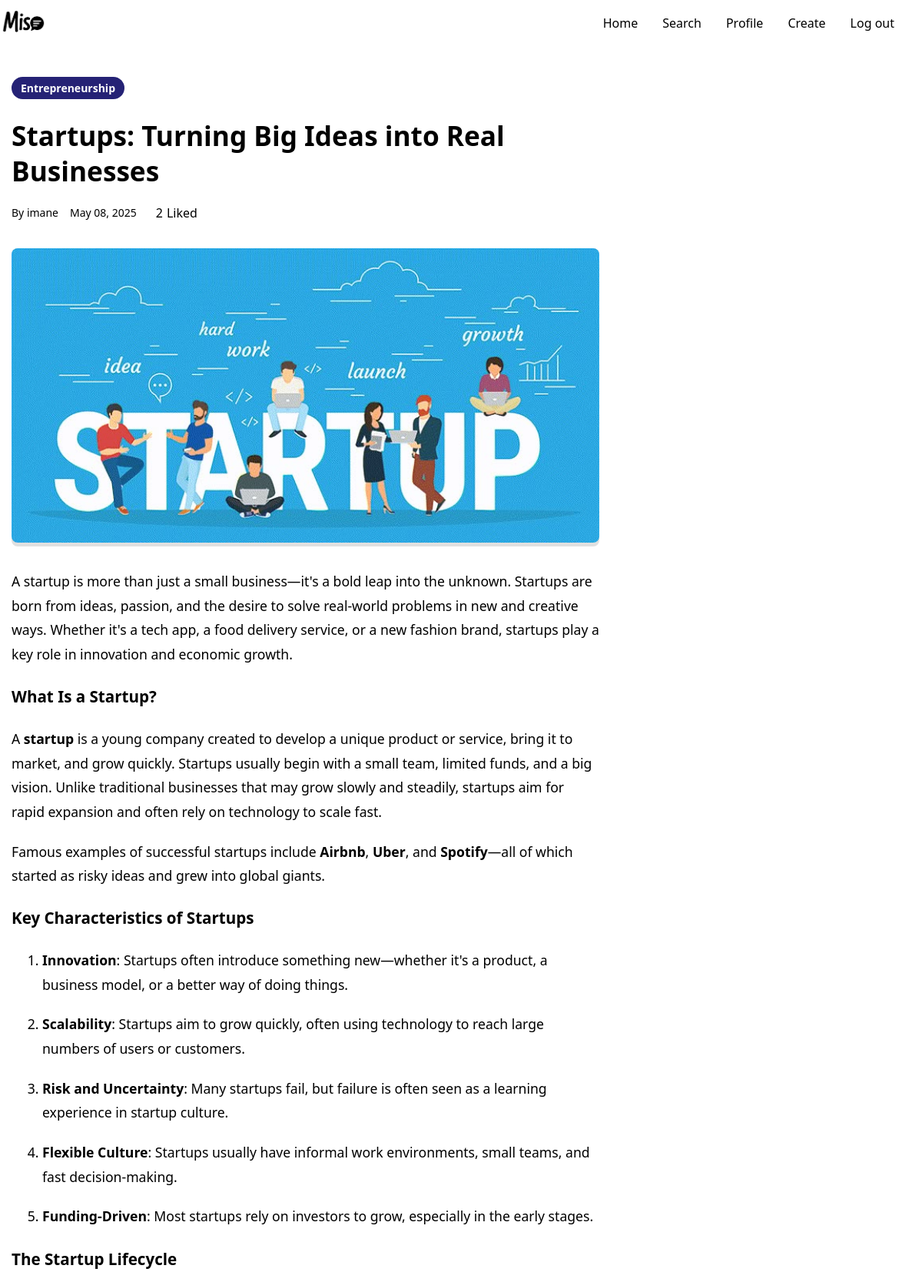
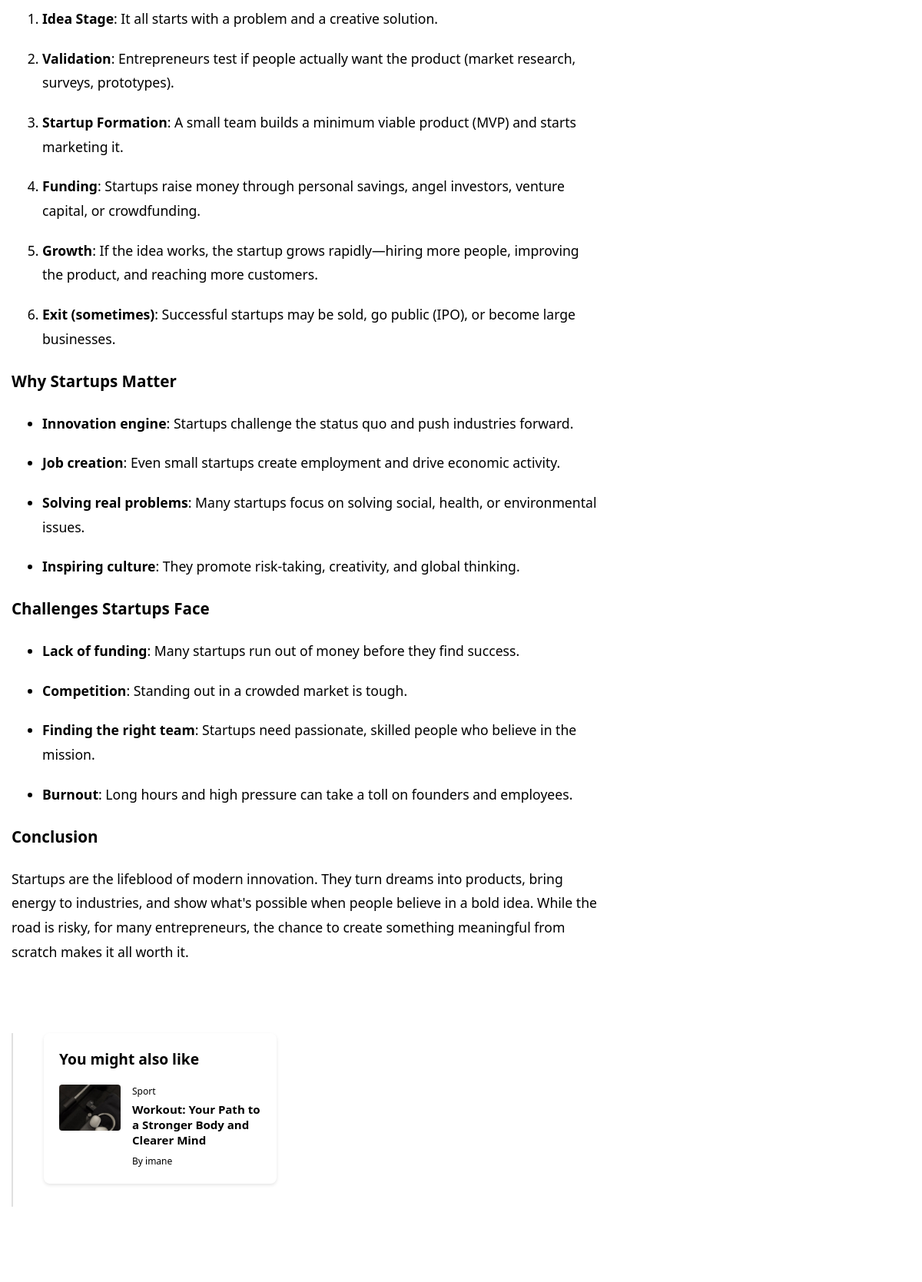
Page /article/5 (signed in, upper part) on the committed database (2 pictures, top to bottom).
### app.py (models this page shows)
class Article(db.Model):
    id = db.Column(db.Integer, primary_key=True)
    title = db.Column(db.String(200), nullable=False)
    content = db.Column(db.Text, nullable=False)
    excerpt = db.Column(db.String(300))
    category = db.Column(db.String(50), nullable=False)
    date = db.Column(db.String(50), default=lambda: datetime.now(timezone.utc).strftime('%B %d, %Y'))
    image_url = db.Column(db.String(200), default='default_article.jpg')
    author_id = db.Column(db.Integer, db.ForeignKey('user.id'), nullable=False)

class User(db.Model):
    id = db.Column(db.Integer, primary_key=True)
    username = db.Column(db.String(80), unique=True, nullable=False)
    email = db.Column(db.String(120), unique=True, nullable=False)
    password = db.Column(db.String(200), nullable=False)
    profile_pic = db.Column(db.String(200), default='default.jpg')
    articles = db.relationship('Article', backref='author', lazy=True)
    liked_articles = db.relationship(
        'Like',
        backref='user',
        lazy=True,
        foreign_keys='Like.user_id'
    )

### app.py (the view)
@app.route('/article/<int:id>')
def article_view(id):
    if 'user_id' not in session:
        return redirect(url_for('article_be', id=id))
    article = Article.query.get_or_404(id)
    liked = Like.query.filter_by(
        user_id=session['user_id'],
        article_id=article.id
    ).first() is not None
    suggested_articles = get_suggested_articles(article)
    return render_template('article.html',
                         article=article,
                         liked=liked,
                         suggested_articles=suggested_articles,
                         current_user_id=session.get('user_id'))

### app.py (called while the page is built)
def get_suggested_articles(article, limit=3):
    same_category = Article.query.filter(
        Article.category == article.category,
        Article.id != article.id
    ).order_by(db.func.random()).limit(2).all()
    random_article = Article.query.filter(
        Article.id != article.id,
        ~Article.id.in_([a.id for a in same_category])
    ).order_by(db.func.random()).first()
    return same_category + ([random_article] if random_article else [])

### templates/article.html (shortened to what this page needs)
<!DOCTYPE html>
<html lang="en">
<head>
    <link rel="stylesheet" href="{{ url_for('static', filename='css/article.css') }}">
</head>
<body>
    <nav class="navbar">
        <a href="{{ url_for('home') }}" class="mi">
            <img src="{{ url_for('static', filename='images/logo.png') }}" alt="Miso Logo" class="logo-img">
        </a>
        <div class="navbar-links">
            <ul>
                <li><a href="{{ url_for('home_after_login') }}">Home</a></li>
                <li><a href="{{ url_for('search') }}">Search</a></li>
                <li><a href="{{ url_for('profile') }}">Profile</a></li>
                <li><a href="{{ url_for('create') }}">Create</a></li>
                <li><a href="{{ url_for('logout') }}">Log out</a></li>
            </ul>
        </div>
    </nav>
    <main class="article-page">
        <div class="container">
            <article class="article-content">
                <header class="article-header">
                    <span class="category-badge" style="--category-color:
                        {% if article.category == 'art' %}#FF9FEE
                        {% elif article.category == 'culture' %}#B3B0FF
                        {% elif article.category == 'sport' %}#FD0261
                        {% elif article.category == 'economy' %}#aae354
                        {% elif article.category == 'technology' %}#A4A1AA
                        {% elif article.category == 'health' %}#524F56
                        {% elif article.category == 'entrepreneurship' %}#252275
                        {% else %}#91558e{% endif %}">
                        {{ article.category|capitalize }}
                    </span>
                    <h1>{{ article.title }}</h1>
                    <div class="meta">
                        <span>By {{ article.author.username }}</span>
                        <span>{{ article.date }}</span>
                        <button class="like-btn" data-article-id="{{ article.id }}">
                            <span class="like-count">{{ article.likes|length }}</span>
                            <span class="like-text">{% if liked %}Liked{% else %}Like{% endif %}</span>
                        </button>
                    </div>
                </header>
                <div class="article-image">
                    {% if article.image_url and article.image_url != 'default_article.jpg' %}
                    <img src="{{ url_for('static', filename='uploads/' + article.image_url) }}" alt="{{ article.title }}">
                    {% else %}
                    <div class="image-placeholder">
                        <span>No image available</span>
                    </div>
                    {% endif %}
                </div>
                <div class="article-body">
                    {{ article.content | safe }}
                </div>
            </article>
            <aside class="article-sidebar">
                <div class="sidebar-card">
                    <h3>You might also like</h3>
                    <div class="suggested-articles">
                        {% for suggested in suggested_articles %}
                        <a href="{{ url_for('article_view', id=suggested.id) }}" class="suggested-article">
                            {% if suggested.image_url and suggested.image_url != 'default_article.jpg' %}
                            <img src="{{ url_for('static', filename='uploads/' + suggested.image_url) }}" alt="{{ suggested.title }}">
                            {% else %}
                            <div class="image-placeholder small"></div>
                            {% endif %}
                            <div class="article-info">
                                <span class="category">{{ suggested.category|capitalize }}</span>
                                <h4>{{ suggested.title|truncate(60) }}</h4>
                                <span class="author">By {{ suggested.author.username }}</span>
                            </div>
                        </a>
                        {% endfor %}
                    </div>
                </div>
            </aside>
        </div>
    </main>
    </body>
</html>

### static/css/article.css (style rules this page uses)
* { box-sizing: border-box; font-family: system-ui, -apple-system, BlinkMacSystemFont, 'Segoe UI', Roboto, Oxygen, Ubuntu, Cantarell, 'Open Sans', 'Helvetica Neue', sans-serif; }
body { overflow-x: hidden; width: 100%; margin: 0; padding: 0; padding-right: 20px; overflow-x: hidden; max-width: 100vw; }
.navbar { display: flex; position: relative; justify-content: space-between; align-items: center; background-color: rgba(255, 255, 255, 0.8); backdrop-filter: blur(10px); -webkit-backdrop-filter: blur(10px); color: black; }
.mi { display: flex; align-items: center; gap: 10px; }
.logo-img { height: 60px; width: auto; vertical-align: middle; }
.navbar-links { height: 100%; }
.navbar-links ul { display: flex; margin: 0; padding: 0; }
.navbar-links li { list-style: none; }
.navbar-links li a { display: block; text-decoration: none; color: black; padding: 1rem; }
.article-page { padding: 20px 0; max-width: 1200px; margin: 0 auto; }
.container { padding: 0 20px; }
.article-content { width: 100%; }
.article-header { margin-bottom: 30px; }
.article-header h1 { font-size: 2.5rem; margin: 20px 0 15px 0; line-height: 1.2; }
.category-badge { display: inline-block; padding: 5px 12px; background-color: var(--category-color); color: white; border-radius: 20px; font-size: 14px; font-weight: 600; margin-bottom: 15px; }
.meta { display: flex; align-items: center; gap: 20px; margin: 15px 0; font-size: 1rem; }
.article-image { background-color: #e0e0e0; margin: 30px 0; border-radius: 8px; }
.article-image img { width: 100%; border-radius: 8px; max-height: 500px; object-fit: cover; }
.article-body { font-size: 1.1rem; line-height: 1.8; margin-bottom: 50px; }
.article-sidebar { width: 100%; margin-top: 50px; padding-top: 30px; border-top: 2px solid #e0e0e0; }
.sidebar-card { background: white; border-radius: 8px; padding: 20px; box-shadow: 0 2px 4px rgba(0,0,0,0.1); }
.sidebar-card h3 { font-size: 1.5rem; margin-bottom: 20px; }
.suggested-articles { display: flex; flex-direction: column; gap: 20px; }
.suggested-article { display: flex; gap: 15px; text-decoration: none; color: inherit; }
.suggested-article img { width: 80px; height: 60px; object-fit: cover; border-radius: 4px; }
.article-info { flex: 1; }
.article-info .category { display: block; font-size: 12px; color: #777; margin-bottom: 5px; }
.article-info h4 { font-size: 15px; margin: 0 0 5px 0; }
.article-info .author { font-size: 12px; color: #777; }
.like-btn { display: flex; align-items: center; gap: 8px; background: none; border: none; cursor: pointer; color: #777; font-size: 1rem; padding: 5px 10px; border-radius: 20px; }
@media (min-width: 992px) { .container { display: flex; flex-wrap: wrap; gap: 40px; } }
@media (min-width: 992px) { .article-content { width: 70%; } }
@media (min-width: 992px) { .article-sidebar { width: calc(30% - 40px); margin-top: 0; padding-top: 0; border-top: none; border-left: 2px solid #e0e0e0; padding-left: 40px; } }
.article-page { padding: 40px 0; }
.article-content { width: 70%; float: left; padding-right: 40px; }
.article-sidebar { width: 30%; }
.article-header h1 { font-size: 2.2rem; margin: 10px 0; line-height: 1.3; }
.meta { display: flex; align-items: center; gap: 15px; color: var(--gray); font-size: 14px; }
.like-btn { display: flex; align-items: center; gap: 5px; background: none; border: none; cursor: pointer; color: var(--gray); }
.article-image { margin-bottom: 30px; }
.article-body { font-size: 1.1rem; line-height: 1.8; }
.article-body p { margin-bottom: 20px; }
.sidebar-card { background: var(--light); border-radius: 8px; padding: 20px; margin-bottom: 30px; }
.sidebar-card h3 { margin-top: 0; margin-bottom: 20px; font-size: 1.2rem; }
.article-info .category { display: block; font-size: 12px; color: var(--gray); margin-bottom: 5px; }
.article-info h4 { font-size: 15px; margin: 0 0 5px 0; transition: color 0.2s; }
.article-info .author { font-size: 12px; color: var(--gray); }
@media (max-width: 1200px) { .container { padding: 0 15px; } }
img { max-width: 100%; height: auto; }

### rows in the picture
Article: category "Entrepreneurship", title "Startups: Turning Big Ideas into Real Businesses", date "May 08, 2025", image_url (picture), content "A startup is more than just a small business—it's a bold leap into the unknown. Startups are born from ideas, passion, and the desire to solve real-world problems in new and creative ways. Whether it's a tech app, a food delivery service, or a new fashion brand, startups play a key role in innovation and economic growth. What Is a Startup? A startup is a young company created to develop a unique product or service, bring it to market, and grow quickly. Startups usually begin with a small team, limited funds, and a big vision. Unlike traditional businesses that may grow slowly and steadily, startups aim for rapid expansion and often rely on technology to scale fast. Famous examples of…"
User: author.username "imane"
Article: image_url (picture), category "Sport", title "Workout: Your Path to a Stronger Body and Clearer Mind", author.username "imane"

### other values in the picture
{{ article.likes|length }} "2"
